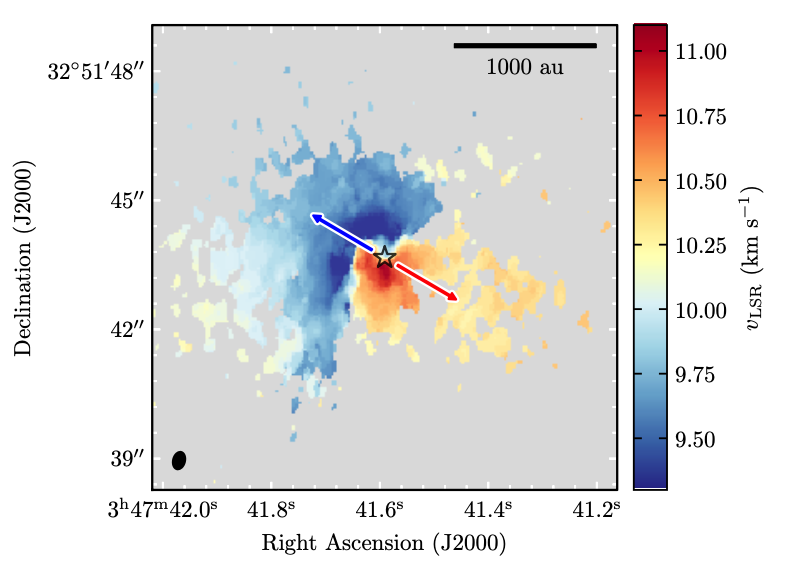
#> input picture Thesis/observation images/B5-IRS1.png, 788 x 568 px
$ python -i au.py   (imports and definitions only)
#> lines starting #> are read from the running program, lines starting #| are printed output that depends on the picture
'''
Analysis utilities for Imfits.
'''


import numpy as np
import scipy.optimize
import matplotlib.pyplot as plt

from imfits import Imfits


# constant
clight = 2.99792458e10  # light speed [cm s^-1]
auTOkm = 1.495978707e8  # AU --> km
auTOcm = 1.495978707e13 # AU --> cm
auTOpc = 4.85e-6        # au --> pc
pcTOau = 2.06e5         # pc --> au
pcTOcm = 3.09e18        # pc --> cm


# Functions
# [19 lines left out: function get_1Dprofile, not called in this run]

def imrotate(image, angle=0):
    '''
    Rotate the input image

    Args:
        image (Imfits object): fits image.
        angle (float): Rotational Angle. Anti-clockwise direction will be positive (same to the Position Angle). in deg.
    '''
    import scipy.ndimage

    # check whether the array includes nan
    # nan --> 0 for interpolation
    if np.isnan(image.data).any() == False:
        pass
    elif np.isnan(image.data).any() == True:
        print ('CAUTION\timrotate: Input image array includes nan. Replace nan with 0 for interpolation when rotate image.')
        image.data[np.isnan(image.data)] = 0.

    # rotate image
    nx = image.nx
    ny = image.ny
    if image.naxis == 2:
        newimage = scipy.ndimage.rotate(image.data, -angle, reshape=False)
    elif image.naxis == 3:
        newimage = image.data.copy()
        for i in range(image.nv):
            newimage[i,:,:] = scipy.ndimage.rotate(image.data[i,:,:], -angle, reshape=False)
    elif image.naxis == 4:
        newimage = image.data.copy()
        for i in range(image.nv):
            newimage[0,i,:,:] = scipy.ndimage.rotate(image.data[0,i,:,:], -angle, reshape=False)
    else:
        print('Naxis must be <= 4.')
        return -1

    # resampling
    #mx = newimage.shape[0]
    #my = newimage.shape[1]
    #outimage = newimage[my//2 - ny//2:my//2 - ny//2 + ny, mx//2 - nx//2:mx//2 - nx//2 + nx]

    return newimage


# functions
# 2D linear function
# [225 lines left out: functions func_G93, _func_G93, lnfit2d, gaussian2D, rotate2d, not called in this run]

>>> import cv2
>>> picture = cv2.imread('../../Thesis/observation images/B5-IRS1.png', cv2.IMREAD_GRAYSCALE)
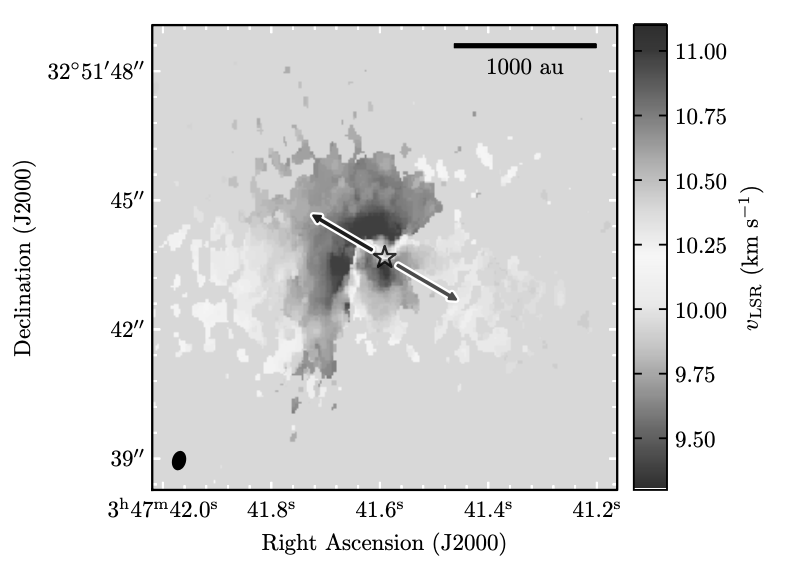
#> picture: shape (568, 788); min 0, max 255, mean 222.5
>>> result = imrotate(picture)
#> (the run stopped early here; a loop or call above may not have finished)

$ run again, on Thesis/observation images/BHB2007 11_b.png
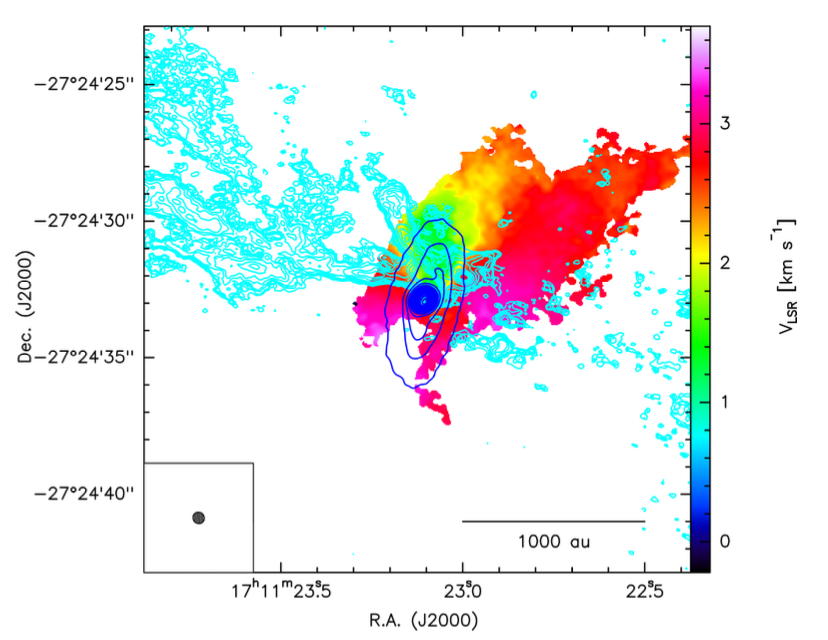
#> input picture Thesis/observation images/BHB2007 11_b.png, 828 x 640 px
#> `picture = cv2.imread('../../Thesis/observation images/B5-IRS1.png', cv..`:
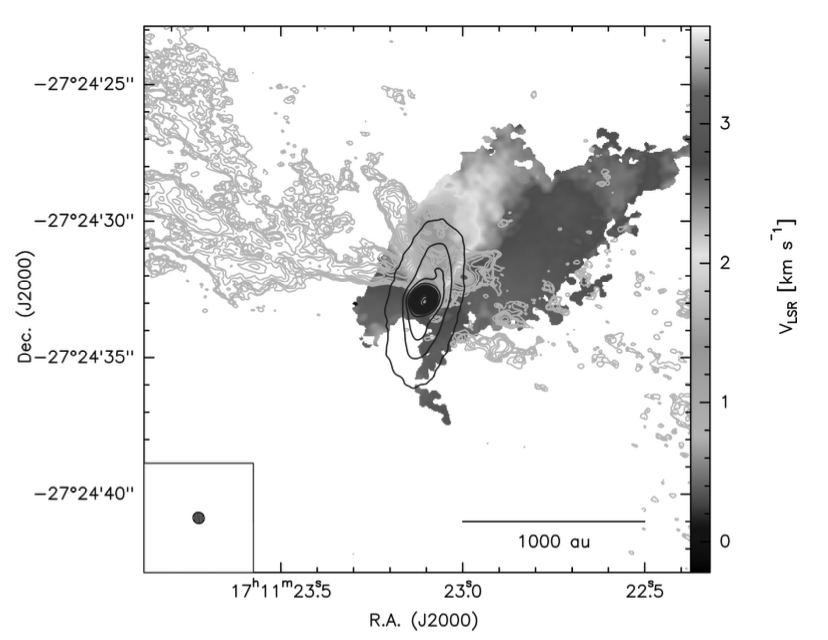
#> picture: shape (640, 828); min 0, max 255, mean 234.6

$ run again, on Thesis/observation images/BHB2007 11_r.png
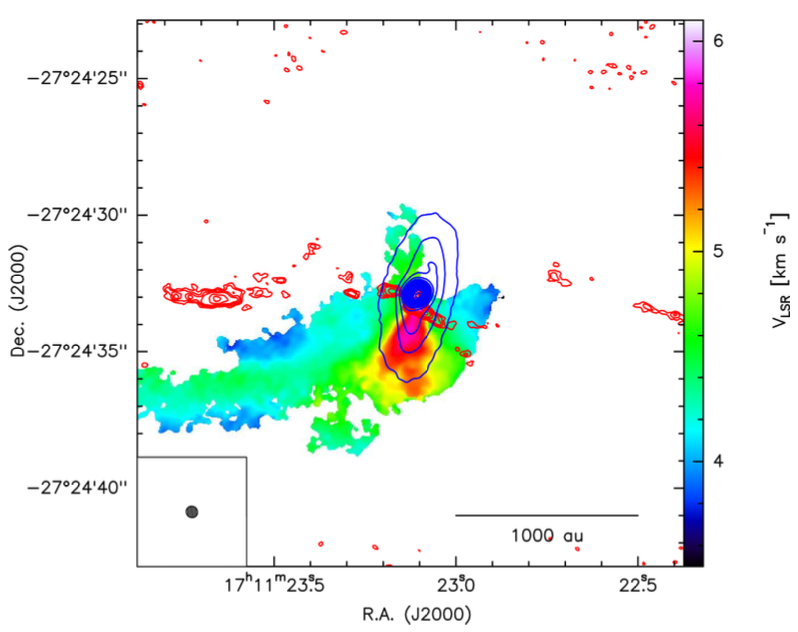
#> input picture Thesis/observation images/BHB2007 11_r.png, 798 x 632 px
#> `picture = cv2.imread('../../Thesis/observation images/B5-IRS1.png', cv..`:
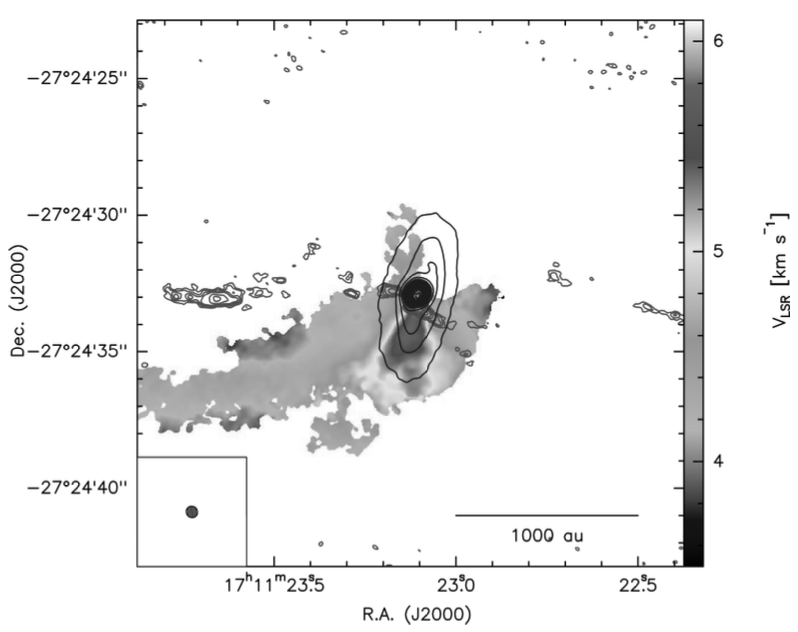
#> picture: shape (632, 798); min 1, max 255, mean 240.1

$ run again, on Thesis/observation images/G336.01-0.82.png
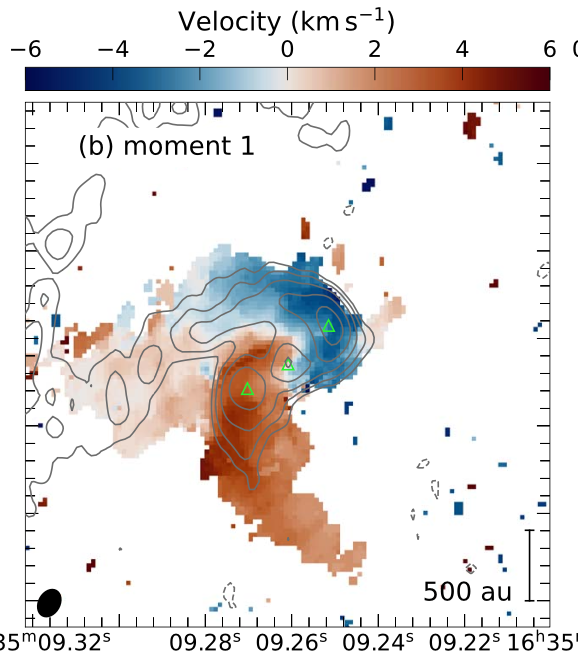
#> input picture Thesis/observation images/G336.01-0.82.png, 578 x 672 px
#> `picture = cv2.imread('../../Thesis/observation images/B5-IRS1.png', cv..`:
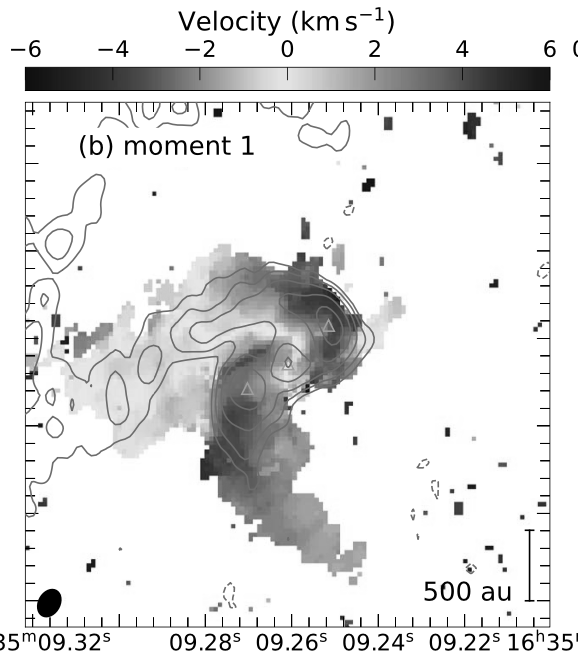
#> picture: shape (672, 578); min 0, max 255, mean 228.1
